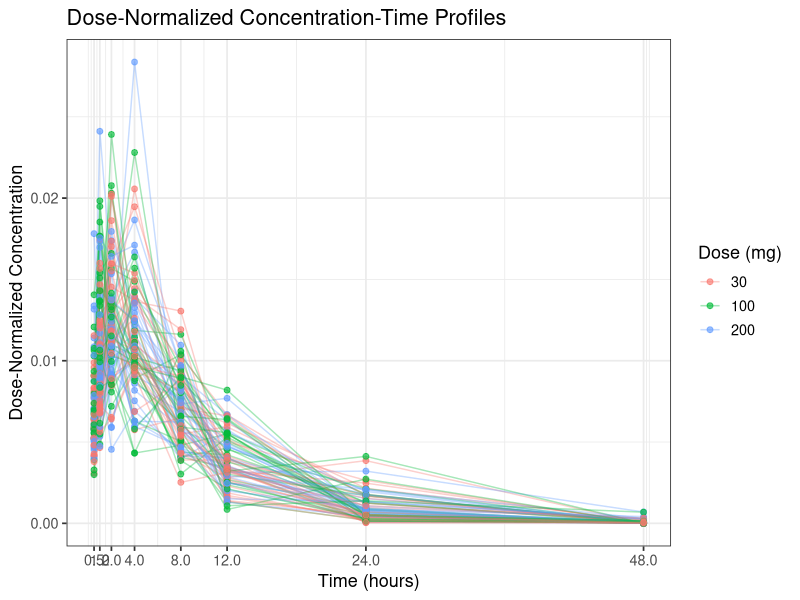
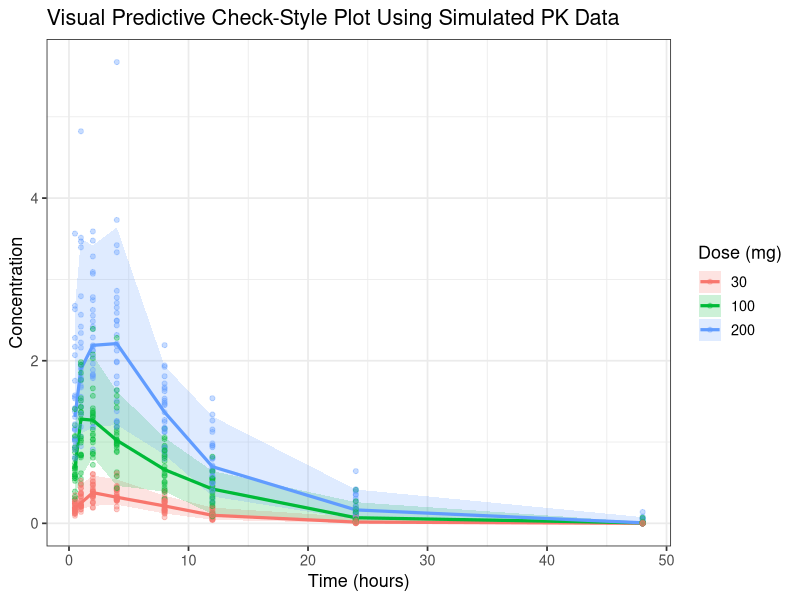
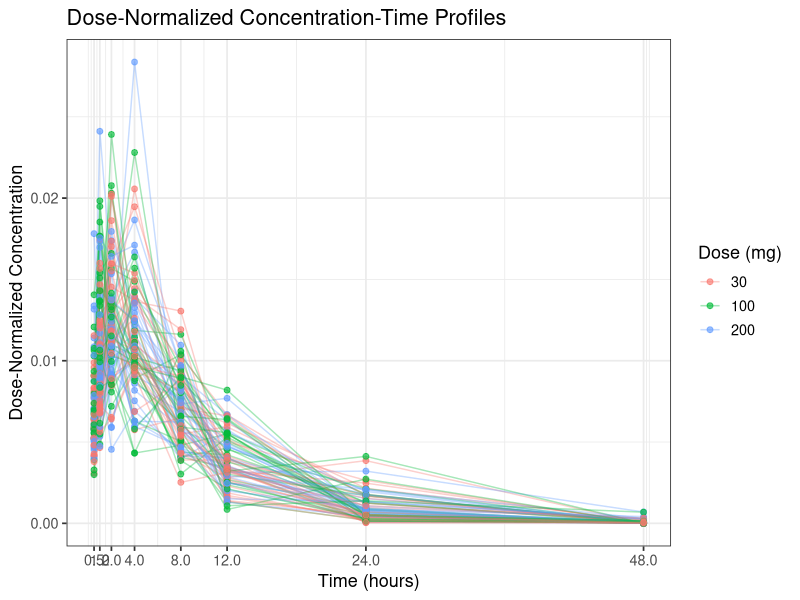
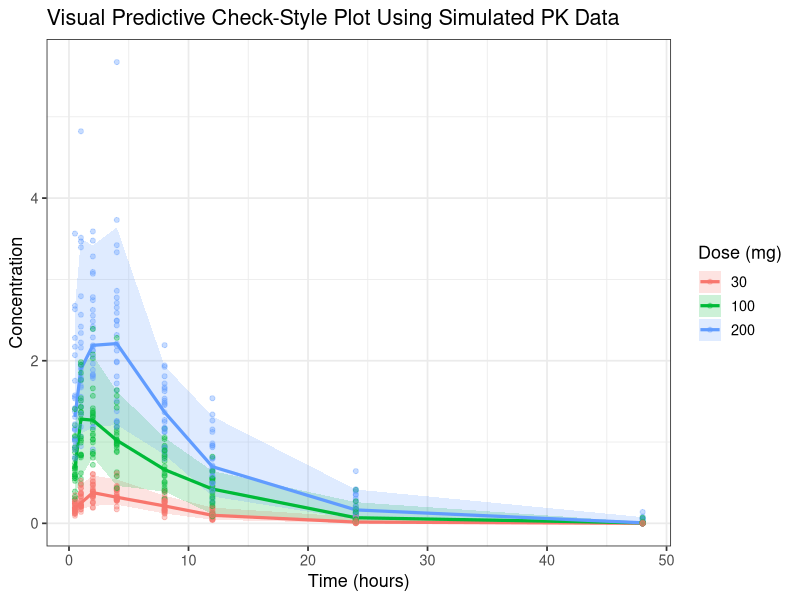

R code for these plots, in order:
# ============================================================
# PK Portfolio Example: Dose Normalization + VPC Plot
# Author: Ukamaka (Amaka) Modebelu
# Description:
# This script simulates PK concentration-time data and generates:
# 1) Dose-normalized concentration plot
# 2) Visual predictive check (VPC)-style plot
# No real patient or company data are used.
# ============================================================

library(dplyr)
library(ggplot2)
library(tidyr)

set.seed(123)

# -----------------------------
# 1. Simulate PK data
# -----------------------------

n_subjects <- 80
time_points <- c(0.5, 1, 2, 4, 8, 12, 24, 48)
dose_levels <- c(30, 100, 200)

pk_data <- expand.grid(
  ID = 1:n_subjects,
  TIME = time_points
) %>%
  mutate(
    DOSE = sample(dose_levels, n_subjects, replace = TRUE)[ID],
    WT = rnorm(n_subjects, mean = 70, sd = 12)[ID],
    
    # Typical PK parameters
    CL = 8 * (WT / 70)^0.75 * exp(rnorm(n(), 0, 0.25)),
    V  = 60 * (WT / 70) * exp(rnorm(n(), 0, 0.20)),
    KA = 1.1,
    
    # One-compartment oral absorption model approximation
    CONC = (DOSE * KA / V) / (KA - CL / V) *
      (exp(-(CL / V) * TIME) - exp(-KA * TIME)),
    
    # Add residual variability
    CONC = CONC * exp(rnorm(n(), 0, 0.25)),
    
    # Dose-normalized concentration
    CONC_DN = CONC / DOSE
  )

# -----------------------------
# 2. Dose-normalized plot
# -----------------------------

p_dose_norm <- ggplot(
  pk_data,
  aes(
    x = TIME,
    y = CONC_DN,
    color = factor(DOSE),
    group = ID
  )
) +
  geom_line(alpha = 0.35) +
  geom_point(alpha = 0.65, size = 1.7) +
  scale_x_continuous(breaks = time_points) +
  labs(
    title = "Dose-Normalized Concentration-Time Profiles",
    x = "Time (hours)",
    y = "Dose-Normalized Concentration",
    color = "Dose (mg)"
  ) +
  theme_bw(base_size = 13)

print(p_dose_norm)

# -----------------------------
# 3. Create VPC-style summary
# -----------------------------

vpc_summary <- pk_data %>%
  group_by(TIME, DOSE) %>%
  summarise(
    P05 = quantile(CONC, 0.05, na.rm = TRUE),
    P50 = quantile(CONC, 0.50, na.rm = TRUE),
    P95 = quantile(CONC, 0.95, na.rm = TRUE),
    .groups = "drop"
  )

# -----------------------------
# 4. VPC-style plot
# -----------------------------

p_vpc <- ggplot() +
  geom_ribbon(
    data = vpc_summary,
    aes(
      x = TIME,
      ymin = P05,
      ymax = P95,
      fill = factor(DOSE)
    ),
    alpha = 0.20
  ) +
  geom_line(
    data = vpc_summary,
    aes(
      x = TIME,
      y = P50,
      color = factor(DOSE)
    ),
    linewidth = 1.1
  ) +
  geom_point(
    data = pk_data,
    aes(
      x = TIME,
      y = CONC,
      color = factor(DOSE)
    ),
    alpha = 0.35,
    size = 1.4
  ) +
  labs(
    title = "Visual Predictive Check-Style Plot Using Simulated PK Data",
    x = "Time (hours)",
    y = "Concentration",
    color = "Dose (mg)",
    fill = "Dose (mg)"
  ) +
  theme_bw(base_size = 13)

print(p_vpc)

# -----------------------------
# 5. Save figures
# -----------------------------

dir.create("figures", showWarnings = FALSE)

ggsave(
  filename = "figures/dose_normalized_plot.png",
  plot = p_dose_norm,
  width = 8,
  height = 5,
  dpi = 300
)

ggsave(
  filename = "figures/vpc_style_plot.png",
  plot = p_vpc,
  width = 8,
  height = 5,
  dpi = 300
)
